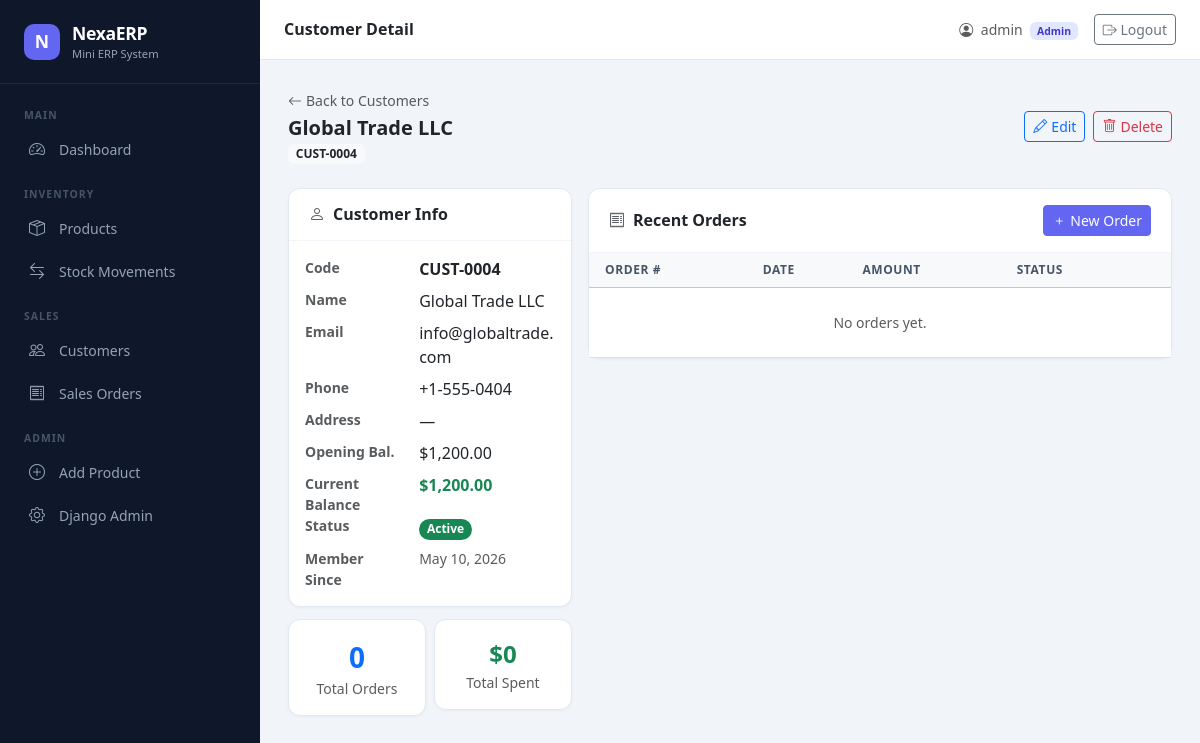
/customers/4/ (signed in), run on an earlier commit of the app's database.
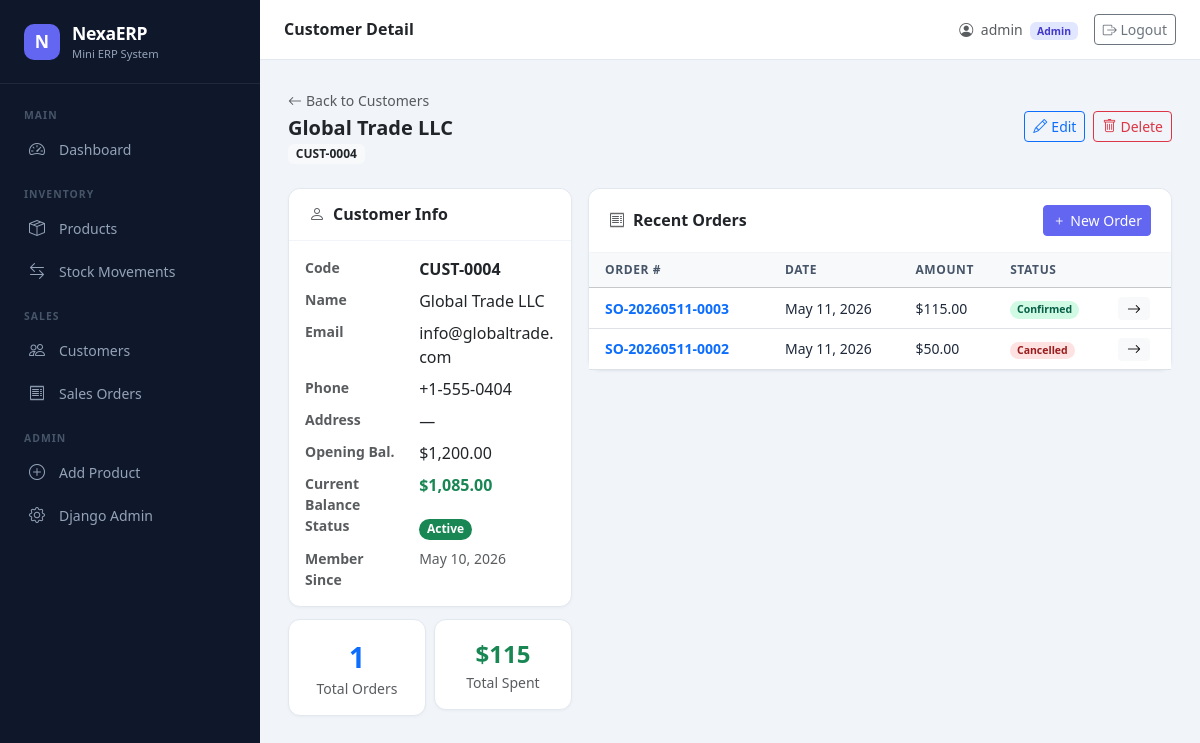
And on a later commit of the database.
### customers/models.py (models this page shows, shortened)
class Customer(models.Model):
    customer_code = models.CharField(max_length=50, unique=True)
    name = models.CharField(max_length=255)
    phone = models.CharField(max_length=20, blank=True)
    address = models.TextField(blank=True)
    email = models.EmailField(blank=True)
    opening_balance = models.DecimalField(max_digits=12, decimal_places=2, default=0)
    is_active = models.BooleanField(default=True)
    created_at = models.DateTimeField(auto_now_add=True)
    updated_at = models.DateTimeField(auto_now=True)
    class Meta:
        ordering = ['name']
    @property
    def total_orders(self):
        return self.salesorder_set.exclude(status='cancelled').count()
    @property
    def total_spent(self):
        from django.db.models import Sum
        result = self.salesorder_set.filter(status='confirmed').aggregate(
            total=Sum('total_amount')
        )
        return result['total'] or 0
    @property
    def balance(self):
        from django.db.models import Sum
        confirmed_total = self.salesorder_set.filter(
            status='confirmed'
        ).aggregate(total=Sum('total_amount'))['total'] or 0
        return self.opening_balance - confirmed_total

### orders/models.py (models this page shows, shortened)
class SalesOrder(models.Model):
    STATUS_CHOICES = [
        ('pending', 'Pending'),
        ('confirmed', 'Confirmed'),
        ('cancelled', 'Cancelled'),
    ]
    order_number = models.CharField(max_length=50, unique=True, editable=False)
    customer = models.ForeignKey('customers.Customer', on_delete=models.PROTECT)
    order_date = models.DateField(default=timezone.now)
    created_by = models.ForeignKey(User, on_delete=models.PROTECT, related_name='created_orders')
    status = models.CharField(max_length=20, choices=STATUS_CHOICES, default='pending')
    total_amount = models.DecimalField(max_digits=14, decimal_places=2, default=0)
    notes = models.TextField(blank=True)
    created_at = models.DateTimeField(auto_now_add=True)
    updated_at = models.DateTimeField(auto_now=True)
    class Meta:
        ordering = ['-created_at']

### customers/views.py (the view)
# urls.py: path('<int:pk>/', CustomerDetailView.as_view(), name='customer_detail'),
class CustomerDetailView(SalesOrAdminMixin, DetailView):
    model = Customer
    template_name = 'customers/customer_detail.html'
    context_object_name = 'customer'
    def get_context_data(self, **kwargs):
        context = super().get_context_data(**kwargs)
        context['orders'] = self.object.salesorder_set.order_by('-created_at')[:10]
        return context

### core/mixins.py (called while the page is built)
    def dispatch(self, request, *args, **kwargs):
        if not request.user.is_authenticated:
            return self.handle_no_permission()
        return super().dispatch(request, *args, **kwargs)

### customers/templates/customers/customer_detail.html (shortened to what the changed rows need)
{% extends "base.html" %}
{% load humanize %}
{% block content %}
<div class="d-flex justify-content-between align-items-center mb-4">
    <div>
        <a href="{% url 'customer_list' %}" class="text-muted small text-decoration-none">
            <i class="bi bi-arrow-left me-1"></i>Back to Customers
        </a>
        <h5 class="fw-bold mb-0 mt-1">{{ customer.name }}</h5>
        <span class="badge bg-light text-dark">{{ customer.customer_code }}</span>
    </div>
</div>
<div class="row g-3">
    <div class="col-lg-4">
        <div class="card">
            <div class="card-body">
                <dl class="row mb-0">
                    <dt class="col-5 text-muted small">Code</dt>
                    <dd class="col-7 fw-semibold">{{ customer.customer_code }}</dd>
                    <dt class="col-5 text-muted small">Name</dt>
                    <dd class="col-7">{{ customer.name }}</dd>
                    <dt class="col-5 text-muted small">Email</dt>
                    <dd class="col-7">{{ customer.email|default:"—" }}</dd>
                    <dt class="col-5 text-muted small">Phone</dt>
                    <dd class="col-7">{{ customer.phone|default:"—" }}</dd>
                    <dt class="col-5 text-muted small">Address</dt>
                    <dd class="col-7">{{ customer.address|default:"—" }}</dd>
                    <dt class="col-5 text-muted small">Opening Bal.</dt>
                    <dd class="col-7">${{ customer.opening_balance|floatformat:2|intcomma }}</dd>
                    <dt class="col-5 text-muted small">Current Balance</dt>
                    <dd class="col-7">
                        <div class="fw-bold {% if customer.balance >= 0 %}text-success{% else %}text-danger{% endif %}">
                            ${{ customer.balance|floatformat:2|intcomma }}
                        </div>
                    </dd>
                    <dt class="col-5 text-muted small">Status</dt>
                    <dd class="col-7">
                        {% if customer.is_active %}
                        <span class="badge bg-success rounded-pill">Active</span>
                        {% else %}
                        <span class="badge bg-secondary rounded-pill">Inactive</span>
                        {% endif %}
                    </dd>
                    <dt class="col-5 text-muted small">Member Since</dt>
                    <dd class="col-7 small text-muted">{{ customer.created_at|date:"M d, Y" }}</dd>
                </dl>
            </div>
        </div>
        <div class="row g-2 mt-1">
            <div class="col-6">
                <div class="card text-center p-3">
                    <div class="fs-3 fw-bold text-primary">{{ customer.total_orders }}</div>
                    <div class="text-muted small">Total Orders</div>
                </div>
            </div>
            <div class="col-6">
                <div class="card text-center p-3">
                    <div class="fs-4 fw-bold text-success">${{ customer.total_spent|floatformat:0|intcomma }}</div>
                    <div class="text-muted small">Total Spent</div>
                </div>
            </div>
        </div>
    </div>
    <div class="col-lg-8">
        <div class="card">
            <div class="card-body p-0">
                <table class="table table-hover mb-0">
                    <thead class="table-light">
                        <tr>
                            <th class="ps-3">Order #</th>
                            <th>Date</th>
                            <th>Amount</th>
                            <th>Status</th>
                            <th></th>
                        </tr>
                    </thead>
                    <tbody>
                        {% for order in orders %}
                        <tr>
                            <td class="ps-3 fw-semibold text-primary">{{ order.order_number }}</td>
                            <td>{{ order.order_date|date:"M d, Y" }}</td>
                            <td>${{ order.total_amount|floatformat:2|intcomma }}</td>
                            <td><span class="badge rounded-pill badge-{{ order.status }}">{{ order.get_status_display }}</span></td>
                            <td><a href="{% url 'order_detail' order.pk %}" class="btn btn-sm btn-light py-0 px-2"><i class="bi bi-arrow-right"></i></a></td>
                        </tr>
                        {% empty %}
                        <tr><td colspan="5" class="text-center text-muted py-4">No orders yet.</td></tr>
                        {% endfor %}
                    </tbody>
                </table>
            </div>
        </div>
    </div>
</div>
{% endblock %}

What changed in the data, as far as the page shows it:
computed for Customer "Global Trade LLC": balance "1,200.00" → "1,085.00"; total_orders "0" → "1"; total_spent "0" → "115"
added SalesOrder: order_number "SO-20260511-0003", order_date "May 11, 2026", total_amount "115.00", status "Confirmed"
added SalesOrder: order_number "SO-20260511-0002", order_date "May 11, 2026", total_amount "50.00", status "Cancelled"
Also different on the page:
text no longer shown: "No orders yet."
